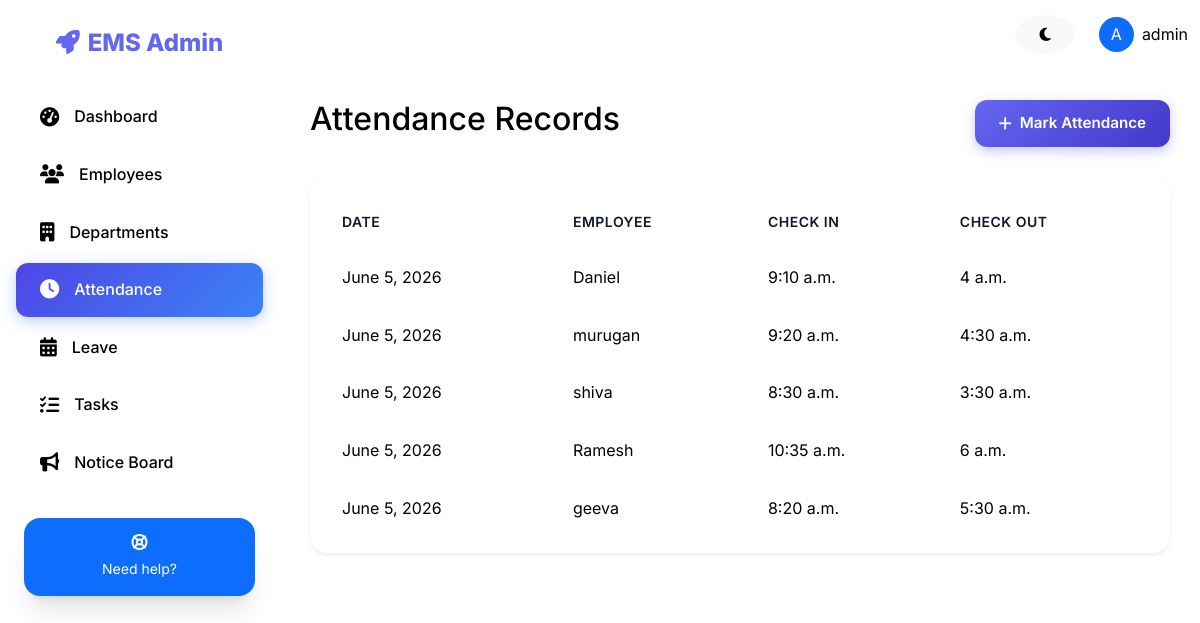
The app's page /attendance/ (signed in) with its own data.
### employees/models.py (models this page shows, shortened)
class Attendance(models.Model):
    employee = models.ForeignKey(Employee, on_delete=models.CASCADE, related_name='attendances')
    date = models.DateField(default=timezone.now)
    check_in = models.TimeField(null=True, blank=True)
    check_out = models.TimeField(null=True, blank=True)
    class Meta:
        unique_together = ('employee', 'date')

class Employee(models.Model):
    STATUS_CHOICES = (
        ('Active', 'Active'),
        ('Inactive', 'Inactive'),
    )
    ROLE_CHOICES = (
        ('Admin', 'Admin'),
        ('HR', 'HR'),
        ('Employee', 'Employee'),
    )
    user = models.OneToOneField(User, on_delete=models.CASCADE, null=True, blank=True)
    employee_id = models.CharField(max_length=20, unique=True, blank=True)
    name = models.CharField(max_length=100)
    email = models.EmailField(unique=True)
    mobile_number = models.CharField(max_length=15, blank=True)
    department = models.ForeignKey(Department, on_delete=models.SET_NULL, null=True, blank=True, related_name='employees')
    designation = models.CharField(max_length=100, blank=True)
    date_of_joining = models.DateField(default=timezone.now)
    employment_status = models.CharField(max_length=20, choices=STATUS_CHOICES, default='Active')
    address = models.TextField(blank=True)
    role = models.CharField(max_length=20, choices=ROLE_CHOICES, default='Employee')
    date_created = models.DateTimeField(auto_now_add=True)
    updated_at = models.DateTimeField(auto_now=True)
    class Meta:
        ordering = ['-date_created']

### employees/views.py (the view)
# urls.py: path('attendance/', views.attendance_list, name='attendance_list'),
@login_required(login_url='login')
def attendance_list(request):
    attendances = Attendance.objects.select_related('employee').all().order_by('-date')
    paginator = Paginator(attendances, 15)
    page_obj = paginator.get_page(request.GET.get('page'))
    return render(request, 'employees/attendance_list.html', {'attendances': page_obj})

### templates/employees/attendance_list.html (shortened to what this page needs)
{% extends 'base.html' %}
{% block content %}
<div class="d-flex justify-content-between align-items-center mb-4">
    <h2>Attendance Records</h2>
    <a href="{% url 'attendance_mark' %}" class="btn btn-primary"><i class="fas fa-plus"></i> Mark Attendance</a>
</div>
<div class="card shadow-sm">
    <div class="card-body">
        <div class="table-responsive">
            <table class="table table-hover">
                <thead>
                    <tr>
                        <th>Date</th>
                        <th>Employee</th>
                        <th>Check In</th>
                        <th>Check Out</th>
                    </tr>
                </thead>
                <tbody>
                    {% for record in attendances %}
                    <tr>
                        <td>{{ record.date }}</td>
                        <td>{{ record.employee.name }}</td>
                        <td>{{ record.check_in|default:"-" }}</td>
                        <td>{{ record.check_out|default:"-" }}</td>
                    </tr>
                    {% empty %}
                    <tr>
                        <td colspan="4" class="text-center">No attendance records found.</td>
                    </tr>
                    {% endfor %}
                </tbody>
            </table>
        </div>
    </div>
</div>
{% endblock %}

### templates/base.html (shortened to what this page needs)
<!DOCTYPE html>
<html lang="en">
<head>
    <link href="https://cdn.jsdelivr.net/npm/bootstrap@5.3.3/dist/css/bootstrap.min.css" rel="stylesheet">
    <link rel="stylesheet" href="https://cdnjs.cloudflare.com/ajax/libs/font-awesome/6.5.1/css/all.min.css">
    <link rel="stylesheet" href="/static/css/style.css">
</head>
<body>
    <div class="ems-wrapper">
        {% if user.is_authenticated %}
        <aside class="ems-sidebar" id="emsSidebar">
            <div class="ems-sidebar-header">
                <i class="fas fa-rocket me-2"></i>EMS Admin
            </div>
            <nav class="ems-sidebar-nav">
                <a href="/" class="ems-nav-link {% if request.path == '/' %}active{% endif %}">
                    <i class="fas fa-tachometer-alt"></i>
                    <span>Dashboard</span>
                </a>
                <a href="/employees/" class="ems-nav-link {% if '/employees/' in request.path %}active{% endif %}">
                    <i class="fas fa-users"></i>
                    <span>Employees</span>
                </a>
                <a href="/departments/" class="ems-nav-link {% if '/departments/' in request.path %}active{% endif %}">
                    <i class="fas fa-building"></i>
                    <span>Departments</span>
                </a>
                <a href="/attendance/" class="ems-nav-link {% if '/attendance/' in request.path %}active{% endif %}">
                    <i class="fas fa-clock"></i>
                    <span>Attendance</span>
                </a>
                <a href="/leave/" class="ems-nav-link {% if '/leave/' in request.path %}active{% endif %}">
                    <i class="fas fa-calendar-alt"></i>
                    <span>Leave</span>
                </a>
                <a href="/task/" class="ems-nav-link {% if '/task/' in request.path %}active{% endif %}">
                    <i class="fas fa-tasks"></i>
                    <span>Tasks</span>
                </a>
                <a href="/notice/" class="ems-nav-link {% if '/notice/' in request.path %}active{% endif %}">
                    <i class="fas fa-bullhorn"></i>
                    <span>Notice Board</span>
                </a>
                <div class="mt-auto p-4">
                    <div class="card p-3 bg-primary text-white border-0 text-center rounded-4">
                        <i class="fas fa-life-ring mb-2"></i>
                        <small>Need help?</small>
                    </div>
                </div>
            </nav>
        </aside>
        {% endif %}
        <div class="w-100">
            <nav class="ems-navbar">
                <div class="container-fluid d-flex justify-content-between align-items-center">
                    <div class="ms-auto d-flex align-items-center gap-3">
                        {% if user.is_authenticated %}
                        <button class="btn btn-light rounded-circle" id="darkModeToggle"><i class="fas fa-moon"></i></button>
                        <div class="dropdown">
                            <div class="d-flex align-items-center gap-2 cursor-pointer" data-bs-toggle="dropdown">
                                <div class="avatar rounded-circle bg-primary text-white d-flex align-items-center justify-content-center" style="width: 35px; height:35px;">{{ user.username|first|upper }}</div>
                                <span>{{ user.username }}</span>
                            </div>
                        </div>
                        {% endif %}
                    </div>
                </div>
            </nav>
        <div class="main-content">
            {% block content %}{% endblock %}
        </div>
    </div>
</body>
</html>

### templates/base.html (style rules this page uses)
:root { --primary-gradient: linear-gradient(135deg, #4f46e5 0%, #3b82f6 100%); }

### records on screen
Attendance: date "June 5, 2026", employee.name "Daniel", check_in "9:10 a.m.", check_out "4 a.m."
Attendance: date "June 5, 2026", employee.name "murugan", check_in "9:20 a.m.", check_out "4:30 a.m."
Attendance: date "June 5, 2026", employee.name "shiva", check_in "8:30 a.m.", check_out "3:30 a.m."
Attendance: date "June 5, 2026", employee.name "Ramesh", check_in "10:35 a.m.", check_out "6 a.m."
Attendance: date "June 5, 2026", employee.name "geeva", check_in "8:20 a.m.", check_out "5:30 a.m."

### other values on screen
{{ user.username|first|upper }} "A"
{{ user.username }} "admin"
